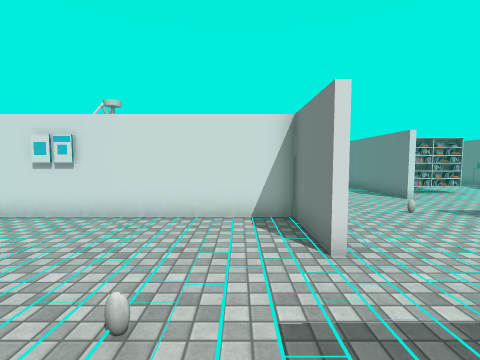
View 1 (above)

17 first-person views from a walk through a 3-D level made in the Unity game engine. The camera is 1.5 m above the floor, tilts 4° down and sees 85° across. The floor is counted in squares, 1 m on a side. Each view is taken from the middle of a square. On the plan, view 1 faces up. The plan holds only what a view shows up to about 14 squares ahead; the rest is blank. The place goes on beyond the plan. Some animated figures are left out. Some surface patterns are stand-ins.

View 2
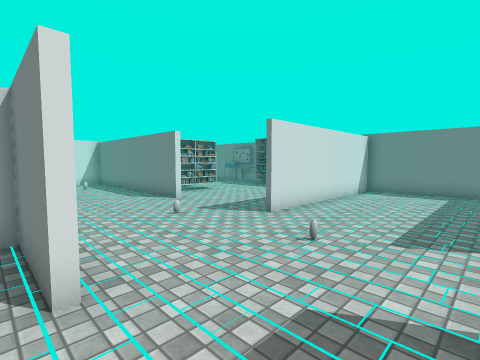

View 3
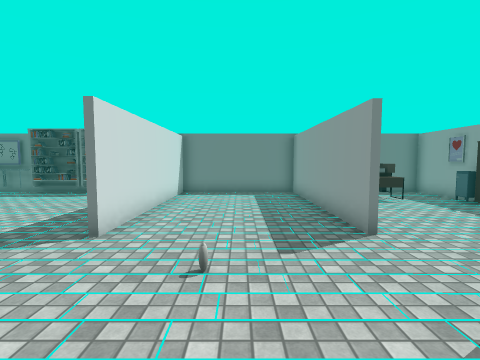

View 4
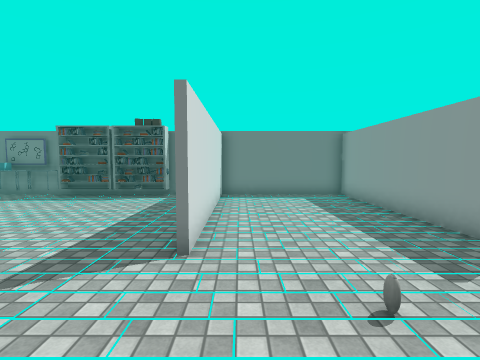

View 5
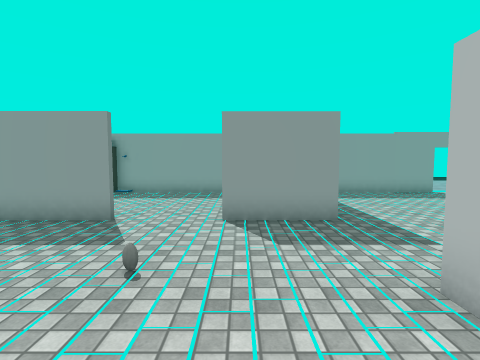

View 6
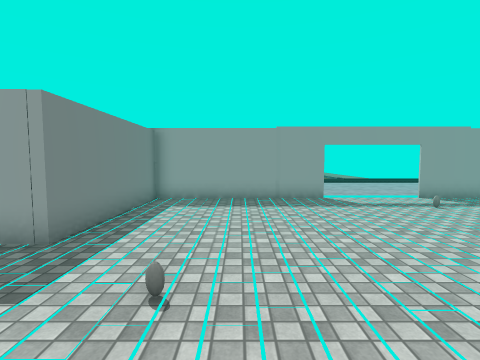

View 7
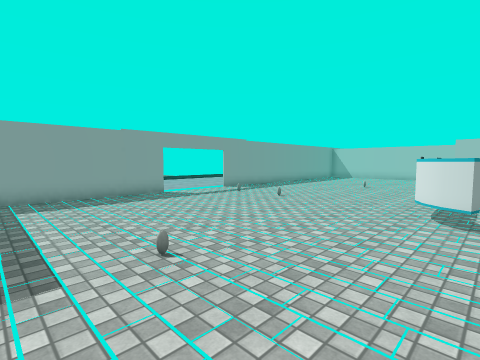

View 8
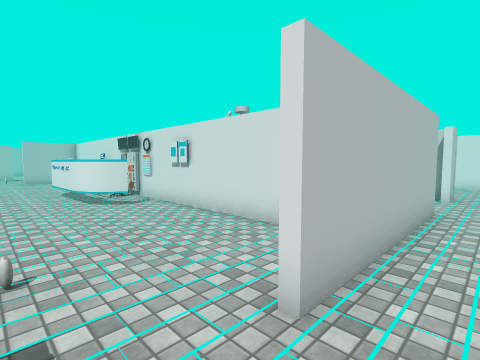

View 9
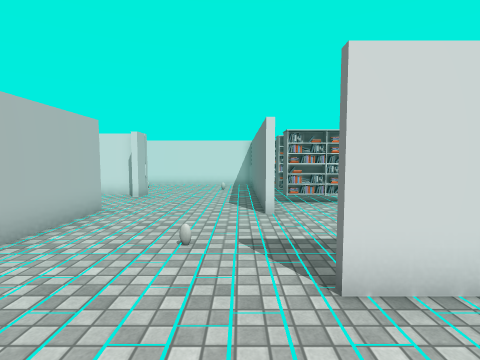

View 10
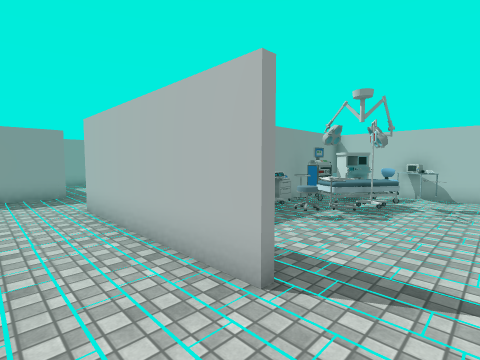

View 11
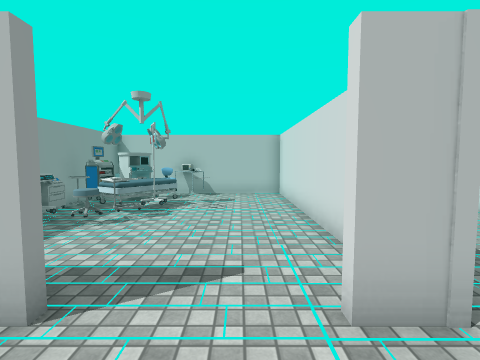

View 12
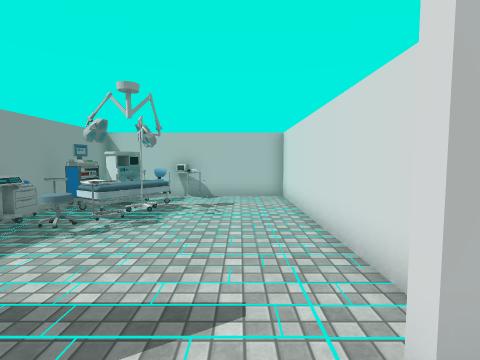

View 13
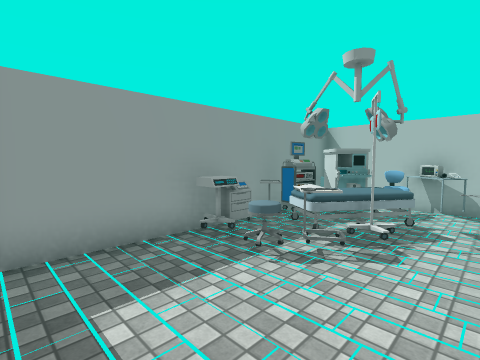

View 14
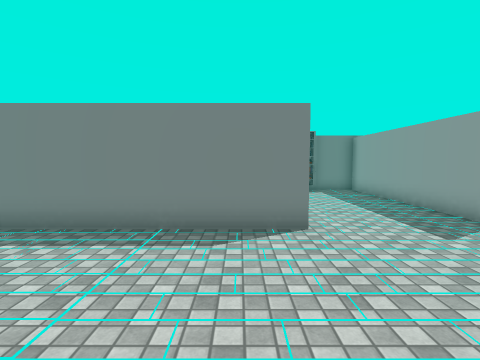

View 15
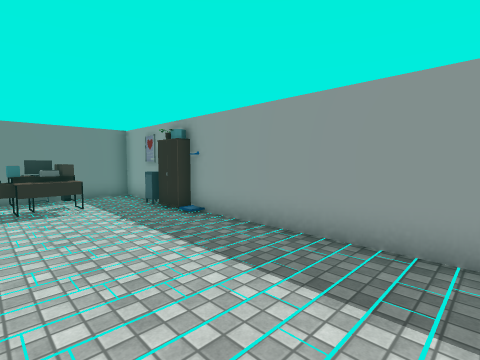

View 16
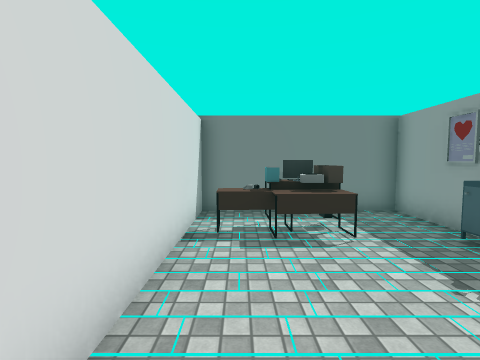

View 17
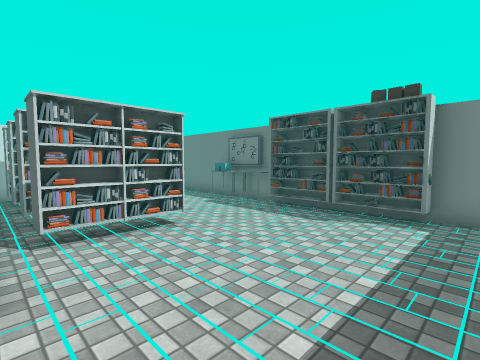

### Floor plan
Points are (right, up) in squares from view 1. A wall is a line through its corners. A room is listed if a view was taken in it or the views show most of it. See-through windows are left out.
Room 1 (views 1, 2, 3, 4, 5, 6, 7, 8, 9, 10, 11, 12, 15, 16, 17)
walls: (1.5, 4) (1.5, 7) (-8, 7); (7.2, 0.4) (15, 0.4) (14.9, 10); (7.5, 6) (15, 6); (1.7, 11.1) (1.7, 4); (6.7, 10.4) (6.7, 17.4); (3.1, -5.8) (10, -5.8); (-6, 5.6) (-6.3, 5.1) (-6.6, 4.7) (-7.1, 4.4) (-7.8, 4.3); (-7.6, 4.3) (-10.3, 4.2); (8.4, 12.3) (8.1, 12.5) (7.9, 12.3); (8.5, 12.4) (7.7, 12.5); (8.4, 12.5) (7.8, 12.4); (12.8, -3.2) (12.8, -2.8) (13.2, -2.8); (11.4, -5.1) (11.9, -5.1); (10.1, 12.3) (9.7, 12.6); (10.5, 12.3) (9.4, 12.5); (10.4, 12.4) (10, 12.7); (10.5, 12.4) (7.7, 12.4); (1.7, 15.1) (1.7, 14); (-5.5, -5.8) (1.5, -5.8) (1.5, 0.4) (4.5, 0.4); (11.6, -5.8) (12.6, -5.8); (15, 5.8) (7.1, 5.8); (15, -2) (15, 0.2) (8.1, 0.2); (14.4, 9.4) (14.4, 10.4); (14.5, 9.4) (14.3, 9.8); (14.4, 9.7) (14.4, 10.3); (14.7, 9.6) (14.2, 10.2)
ways out: opening at (2, 12.5) to room 2; opening at (12.5, 11.5) to room 3; opening at (12, -4) to room 4; gap at (7, 6)
objects: other object (9, 12) to (9, 13); other object (10, -5) to (11, -5); other object (12, -3) to (12, -2); other object (12, -1) to (13, -1); other object (13, -2); other object (14, 8) to (15, 9)
Room 2 (views 13, 14)
walls: (-2, 8.2) (-2, 7.7); (1.4, 14.9) (-8.4, 14.9) (-8.4, 12); (-2.6, 7.2) (0.9, 7.2)
low walls: (-2.9, 10.4) (-2.5, 9.8); (-3.3, 10.2) (-2.9, 9.5); (-2.3, 8.6) (-2.3, 7.6)
ways out: opening at (2, 12.5) to room 1; opening at (-5.5, 12)
objects: other object (-2, 9) to (-2, 10)
Room 3 (no view inside)
walls: (14.7, 13.6) (14.7, 15.5); (14.5, 10.7) (14.4, 11.2); (14.3, 9.8) (14.6, 10.2); (14.9, 10) (14.9, 16.9)
ways out: opening at (12.5, 11.5) to room 1
objects: other object (8, 14) to (10, 15); other object (9, 17); other object (14, 11) to (15, 12); other object (14, 13) to (14, 14); other object (14, 15)
Room 4 (no view inside)
walls: (12.6, -5.8) (15, -5.8) (15, -2)
ways out: opening at (12, -4) to room 1
Room 5 (no view inside)
walls: (-4.1, 8.3) (-3.7, 7.8); (-3.2, 8.2) (-2, 8.2); (-5.5, 9.1) (-6.3, 8.2); (-5.4, 8.4) (-4.6, 8.3); (-5.4, 8.2) (-4.7, 8.1); (-6, 9.3) (-6.5, 8.6); (-8, 7.2) (-2.6, 7.2)
objects: other object (-5, 9) to (-3, 11)

Where each view was taken, in squares from view 1:
view 1: 0 up, 0 right, facing up
view 2: 1 up, 1 right, facing up-right
view 3: 3 up, 2 right, facing right
view 4: 5 up, 3 right, facing right
view 5: 7 up, 4 right, facing down
view 6: 5 up, 2 left, facing down
view 7: 6 up, 1 right, facing down-left
view 8: 2 up, 3 right, facing up-left
view 9: 3 up, 6 right, facing up
view 10: 13 up, 4 right, facing down-left
view 11: 13 up, 4 right, facing left
view 12: 13 up, 3 right, facing left
view 13: 12 up, 1 right, facing down-left
view 14: 12 up, 1 right, facing right
view 15: 1 down, 3 right, facing down-right
view 16: 1 down, 7 right, facing right
view 17: 7 up, 7 right, facing up-right
